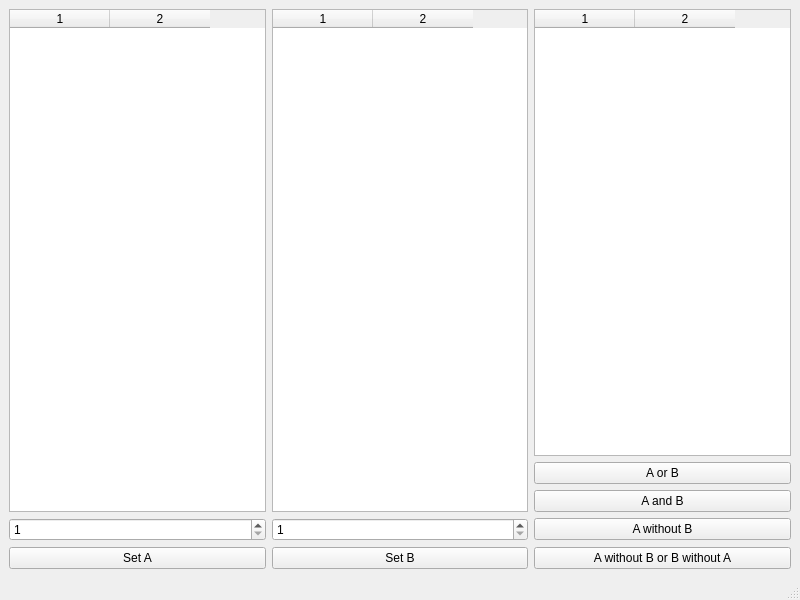
<?xml version="1.0" encoding="UTF-8"?>
<ui version="4.0">
 <class>MainWindow</class>
 <widget class="QMainWindow" name="MainWindow">
  <property name="geometry">
   <rect>
    <x>0</x>
    <y>0</y>
    <width>800</width>
    <height>600</height>
   </rect>
  </property>
  <property name="windowTitle">
   <string>MainWindow</string>
  </property>
  <widget class="QWidget" name="centralwidget">
   <layout class="QGridLayout" name="gridLayout">
    <item row="4" column="0">
     <widget class="QPushButton" name="set_a">
      <property name="text">
       <string>Set A</string>
      </property>
     </widget>
    </item>
    <item row="3" column="3">
     <widget class="QPushButton" name="div">
      <property name="text">
       <string>A without B</string>
      </property>
     </widget>
    </item>
    <item row="4" column="1">
     <widget class="QPushButton" name="set_b">
      <property name="text">
       <string>Set B</string>
      </property>
     </widget>
    </item>
    <item row="0" column="0" rowspan="3">
     <widget class="QTableWidget" name="table_a">
      <property name="columnCount">
       <number>2</number>
      </property>
      <column/>
      <column/>
     </widget>
    </item>
    <item row="1" column="3">
     <widget class="QPushButton" name="plus">
      <property name="text">
       <string>A or B</string>
      </property>
     </widget>
    </item>
    <item row="3" column="0">
     <widget class="QSpinBox" name="num_a">
      <property name="minimum">
       <number>1</number>
      </property>
     </widget>
    </item>
    <item row="3" column="1">
     <widget class="QSpinBox" name="num_b">
      <property name="minimum">
       <number>1</number>
      </property>
     </widget>
    </item>
    <item row="4" column="3">
     <widget class="QPushButton" name="pushButton_3">
      <property name="text">
       <string>A without B or B without A</string>
      </property>
     </widget>
    </item>
    <item row="2" column="3">
     <widget class="QPushButton" name="pushButton_5">
      <property name="text">
       <string>A and B</string>
      </property>
     </widget>
    </item>
    <item row="0" column="1" rowspan="3">
     <widget class="QTableWidget" name="table_b">
      <property name="columnCount">
       <number>2</number>
      </property>
      <column/>
      <column/>
     </widget>
    </item>
    <item row="0" column="3">
     <widget class="QTableWidget" name="result">
      <property name="columnCount">
       <number>2</number>
      </property>
      <column/>
      <column/>
     </widget>
    </item>
   </layout>
  </widget>
  <widget class="QMenuBar" name="menubar">
   <property name="geometry">
    <rect>
     <x>0</x>
     <y>0</y>
     <width>800</width>
     <height>26</height>
    </rect>
   </property>
  </widget>
  <widget class="QStatusBar" name="statusbar"/>
 </widget>
 <resources/>
 <connections/>
</ui>
